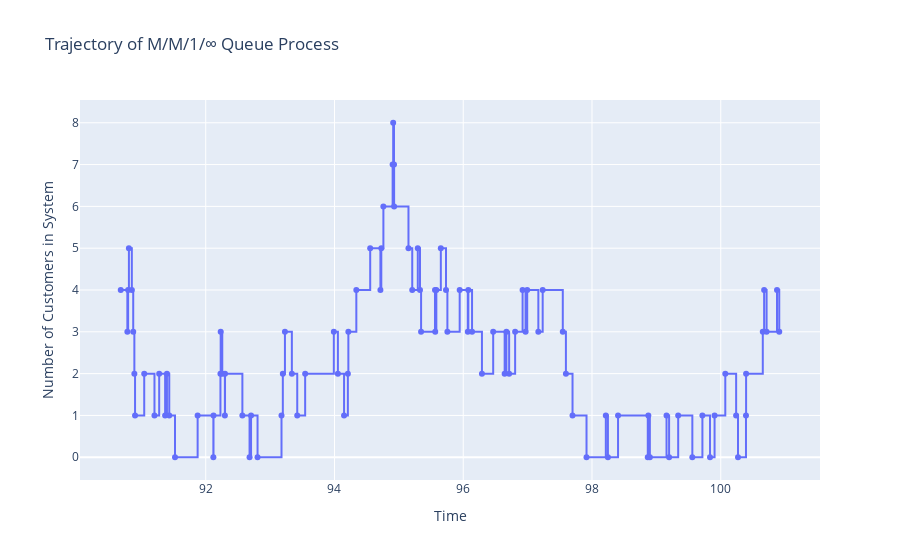

Notebook code for this chart:
### Code cell
import plotly.graph_objects as go

# Creating a step plot using plotly
fig = go.Figure()
fig.add_trace(go.Scatter(x=T[-100:], y=X[-100:], mode='lines+markers', name='Number of Customers',
                         line=dict(shape='hv')))  # 'hv' creates a horizontal-vertical step plot

# Updating layout
fig.update_layout(
    title='Trajectory of M/M/1/∞ Queue Process',
    xaxis_title='Time',
    yaxis_title='Number of Customers in System',
    showlegend=False
)
fig.show()

### Figure 1 — Plotly figure (JSON) as saved in the notebook; plotly's stock layout.template omitted (floating-point values rounded to 4 significant figures)
{"data": [{"line": {"shape": "hv"}, "mode": "lines+markers", "name": "Number of Customers", "type": "scatter", "x": [90.68, 90.78, 90.79, 90.81, 90.85, 90.87, 90.89, 90.9, 91.04, 91.2, 91.28, 91.37, 91.4, 91.43, 91.52, 91.87, 92.12, 92.12, 92.23, 92.23, 92.26, 92.3, 92.3, 92.57, 92.68, 92.7, 92.81, 93.18, 93.2, 93.23, 93.34, 93.42, 93.54, 93.99, 94.05, 94.15, 94.21, 94.22, 94.34, 94.55, 94.71, 94.73, 94.76, 94.9, 94.91, 94.92, 94.93, 95.15, 95.21, 95.29, 95.33, 95.35, 95.56, 95.56, 95.58, 95.65, 95.73, 95.75, 95.94, 96.07, 96.08, 96.14, 96.29, 96.47, 96.64, 96.67, 96.71, 96.81, 96.92, 96.97, 96.99, 97.17, 97.23, 97.55, 97.59, 97.7, 97.91, 98.21, 98.25, 98.4, 98.87, 98.88, 98.9, 99.16, 99.2, 99.34, 99.56, 99.71, 99.83, 99.9, 100.1, 100.2, 100.3, 100.4, 100.4, 100.7, 100.7, 100.7, 100.9, 100.9], "y": [4, 3, 4, 5, 4, 3, 2, 1, 2, 1, 2, 1, 2, 1, 0, 1, 0, 1, 2, 3, 2, 1, 2, 1, 0, 1, 0, 1, 2, 3, 2, 1, 2, 3, 2, 1, 2, 3, 4, 5, 4, 5, 6, 7, 8, 7, 6, 5, 4, 5, 4, 3, 4, 3, 4, 5, 4, 3, 4, 3, 4, 3, 2, 3, 2, 3, 2, 3, 4, 3, 4, 3, 4, 3, 2, 1, 0, 1, 0, 1, 0, 1, 0, 1, 0, 1, 0, 1, 0, 1, 2, 1, 0, 1, 2, 3, 4, 3, 4, 3]}], "layout": {"showlegend": false, "title": {"text": "Trajectory of M/M/1/∞ Queue Process"}, "xaxis": {"title": {"text": "Time"}}, "yaxis": {"title": {"text": "Number of Customers in System"}}}}
